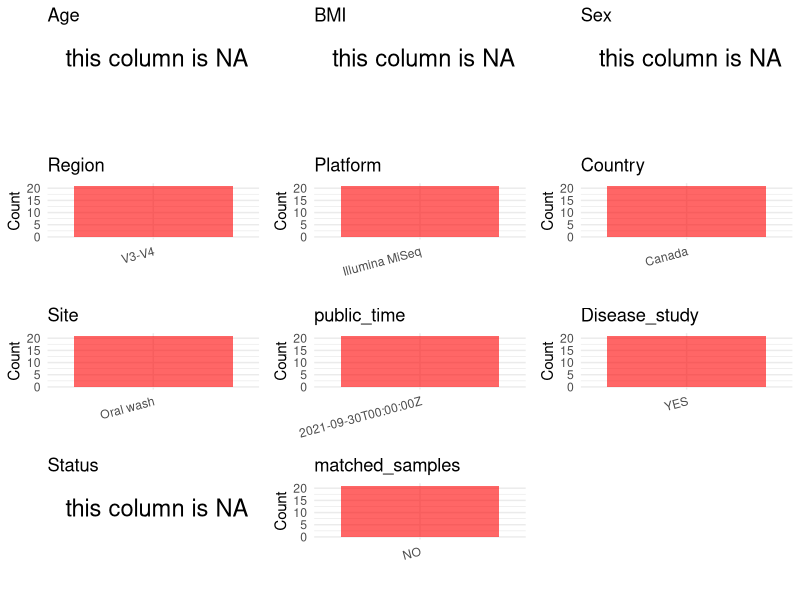

Reproduce this figure in R. (Note: this script raises an error after producing the figure.)
## ---- chunk 1
# Load necessary libraries
library(dplyr)
library(ggplot2)
library(cowplot)
library(readxl)

# Set working directory (update this path to your local directory)
setwd("/home/dongbiao/word_embedding_microbiome/all_data/oral/global-oral-microbiome/data/projects/PRJNA766045")

# Read the initial metadata files
initial_meta<-read.csv("SraRunTable.csv")

head(initial_meta)
## ---- chunk 2
# Create a uniform metadata dataframe
metadata <- data.frame(
  BioProject = initial_meta$BioProject,
  Run = initial_meta$Run,
  sample_name = initial_meta$`Sample.Name`,
  Age = NA,
  BMI = NA,
  Sex=NA,
  Region = "V3-V4",
  Platform = initial_meta$Instrument,
  Country = "Canada",
  Site = "Oral wash",
  public_time = initial_meta$ReleaseDate,
  stringsAsFactors = FALSE
)
metadata<-unique(metadata)
## ---- chunk 3
# Add information obtained from the publication
metadata$PCR_primers <- "F: CGTCGGCAGCGTCAGATGTGTATAAGAGACAGCCTACGGGNGGCWGCAG; R: TCTCGTGGGCTCGGAGATGTGTATAAGAGACAGGACTACHVGGGTATCTAATCC"
metadata$title <- "Differential Signature of the Microbiome and Neutrophils in the Oral Cavity of HIV-Infected Individuals"
metadata$Disease_study <- "YES"

# Assign disease status based on sample_name patterns
metadata$Status <- NA
metadata$matched_samples <- "NO"
## ---- chunk 4
# Check the number of unique runs and sample names
print(paste("Number of unique runs:", length(unique(metadata$Run))))
print(paste("Number of unique sample names:", length(unique(metadata$sample_name))))
## ---- chunk 5
# Select columns for visualization
plot_data <- metadata %>%
  select(-BioProject, -Run, -sample_name, -title)

# Function to create simple plots for each column
create_simple_plots <- function(data) {
  plots <- list()
  
  for (col in colnames(data)) {
    # Check if the column is all NA
    if (all(is.na(data[[col]]))) {
      # Create an empty plot with text indicating all NA
      p <- ggplot() +
        annotate("text", x = 0.5, y = 0.5, label = "this column is NA", size = 6) +
        labs(title = col) +
        theme_void()
    } else if (is.numeric(data[[col]])) {
      # Numeric variable: histogram
      p <- ggplot(data, aes(x = .data[[col]])) +
        geom_histogram(fill = "blue", alpha = 0.6, bins = 20, na.rm = TRUE) +
        labs(title = col) +
        theme_minimal()
    } else {
      # Categorical variable: bar plot (remove NA values)
      count_data <- as.data.frame(table(data[[col]], useNA = "ifany"))
      p <- ggplot(count_data, aes(x = reorder(Var1, -Freq), y = Freq)) +
        geom_col(fill = "red", alpha = 0.6) +
        labs(title = col, x = NULL, y = "Count") +
        theme_minimal() +
        theme(axis.text.x = element_text(angle = 15, hjust = 1))
    }
    plots[[col]] <- p
  }
  
  return(plots)
}

# Generate and arrange plots
plots <- create_simple_plots(plot_data)
p<-plot_grid(plots$Age, 
          plots$BMI, 
          plots$Sex, 
          plots$Region, 
          plots$Platform, 
          plots$Country, 
          plots$Site,
          plots$public_time, 
          plots$Disease_study,
          plots$Status,
          plots$matched_samples,# add 
          ncol = 3, align = "hv", axis = "lb")
ggsave("Metadata_Summary.png", plot = p, width = 8, height = 6, dpi = 150)
## ---- chunk 6
knitr::include_graphics("Metadata_Summary.png")
## ---- chunk 7
# Reorder columns to match the desired format
metadata <- metadata[, c(
  "BioProject", "Run", "sample_name", "Age", "BMI", "Sex", 
  "Region", "Platform", "Country", "Site", "public_time", 
  "PCR_primers", "title", "Disease_study", "Status","matched_samples"
)]

# Export the uniform metadata to a CSV file
metadata<-unique(metadata)
write.csv(metadata, file = "metadata.csv", quote = FALSE)
head(metadata)
